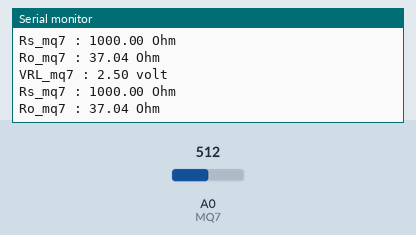
The sketch below on a simulated Arduino Uno, built with avr-gcc and run on an emulated ATmega328P. Shown: the last lines printed to the serial monitor. The inputs (shaded band) are chosen by the test bench; at power-on: A0 (MQ7) = 512.

Above: at 5.8 s.
5.9 s: A0 (MQ7) set to 0
At 10.8 s:
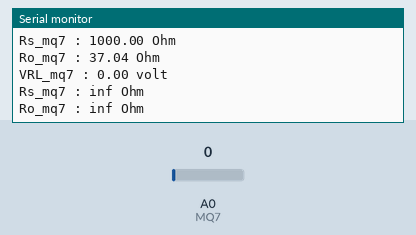
11.9 s: A0 (MQ7) set to 122
At 16.0 s:
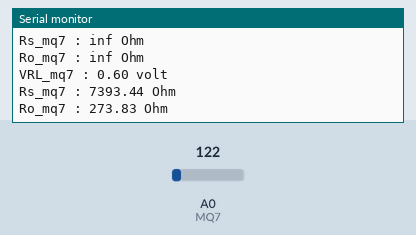
Timing chart, 0 to 17.5 s (numbered marks = the images above; inputs shaded):
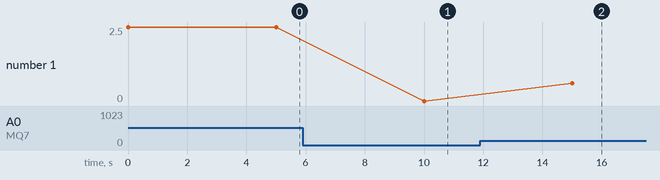

The sketch:

kalibrasiMQ7.ino
```cpp
int RL_mq7 = 1000;
#define MQ7 A0

void setup()
{
 Serial.begin(9600);
}

void loop()
{
 int sensorvalue_mq7 = analogRead(MQ7);
 //int ubah = map(sensorvalue_mq7, 0, 4095, 0, 1023);
 float VRL_mq7= sensorvalue_mq7*5.00/1024;
 Serial.print("VRL_mq7 : ");
 Serial.print(VRL_mq7);
 Serial.println(" volt");

 float Rs_mq7 = ( 5.00 * RL_mq7 / VRL_mq7 ) - RL_mq7;
 Serial.print("Rs_mq7 : ");
 Serial.print(Rs_mq7);
 Serial.println(" Ohm");

 float Ro_mq7 = Rs_mq7/27;
 Serial.print("Ro_mq7 : ");
 Serial.print(Ro_mq7);
 Serial.println(" Ohm");
 delay (5000);
}
```

Measured:
- after the input at 5.9 s, the serial monitor: prints a new line after 4.1 s (image 1)
- after the input at 11.9 s, the serial monitor: prints a new line after 3.1 s (image 2)
- plotted number 1: 2.5 → 0 after the input at 5.9 s, 0 → 0.6 after the input at 11.9 s
